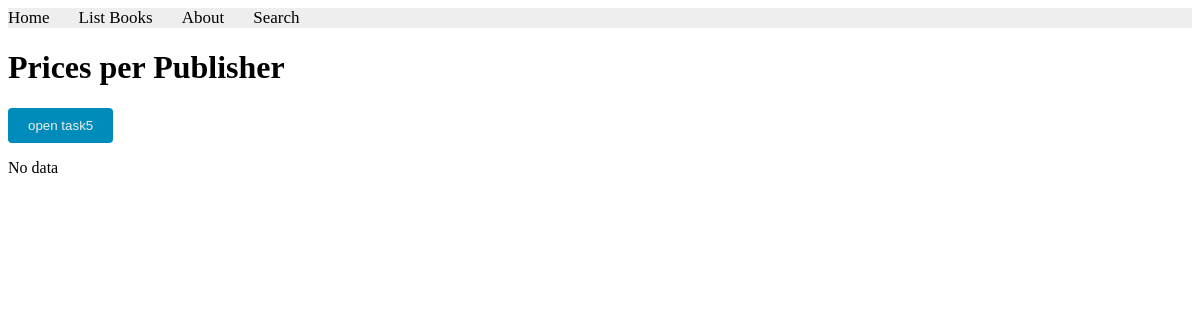
/books/lab8/task4/, run on an earlier commit of the app's database.
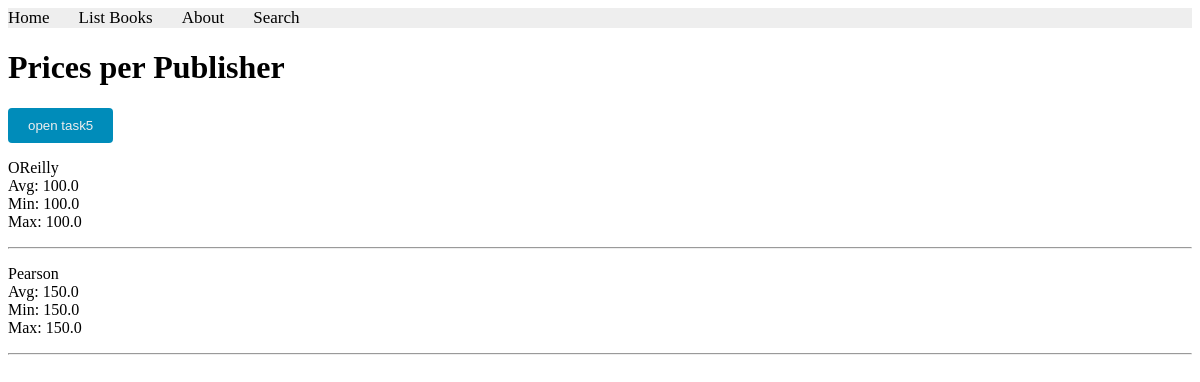
And on a later commit of the database.
### apps/bookmodule/models.py (models this page shows)
class Publisher(models.Model):
    name = models.CharField(max_length=200)
    location = models.CharField(max_length=300)

### apps/bookmodule/views.py (the view)
# urls.py: path('lab8/task4/', views.task4, name="books.lab8.task4"),
def task4(request):
    data = Publisher.objects.annotate(
        avg_price=Avg('book__price'),
        min_price=Min('book__price'),
        max_price=Max('book__price')
    )
    return render(request, 'bookmodule/lab9/task4.html', {'data': data})

### apps/templates/bookmodule/lab9/task4.html (shortened to what this page needs)
{% extends "layouts/base.html" %}
{% load static %}
{% block content %}
<h1>Prices per Publisher</h1>
<button class="lab9-btn">
        <a href="{% url 'books.lab9.task5' %}">open task5</a>
    </button>
{% for p in data %}
    <p>
        {{ p.name }} <br>
        Avg: {{ p.avg_price }} <br>
        Min: {{ p.min_price }} <br>
        Max: {{ p.max_price }}
    </p>
    <hr>
{% empty %}
    <p>No data</p>
{% endfor %}
{% endblock content %}

What changed in the data, as far as the page shows it:
added Publisher: name "OReilly", avg_price "100.0", min_price "100.0", max_price "100.0"
added Publisher: name "Pearson", avg_price "150.0", min_price "150.0", max_price "150.0"
Also different on the page:
text no longer shown: "No data"
